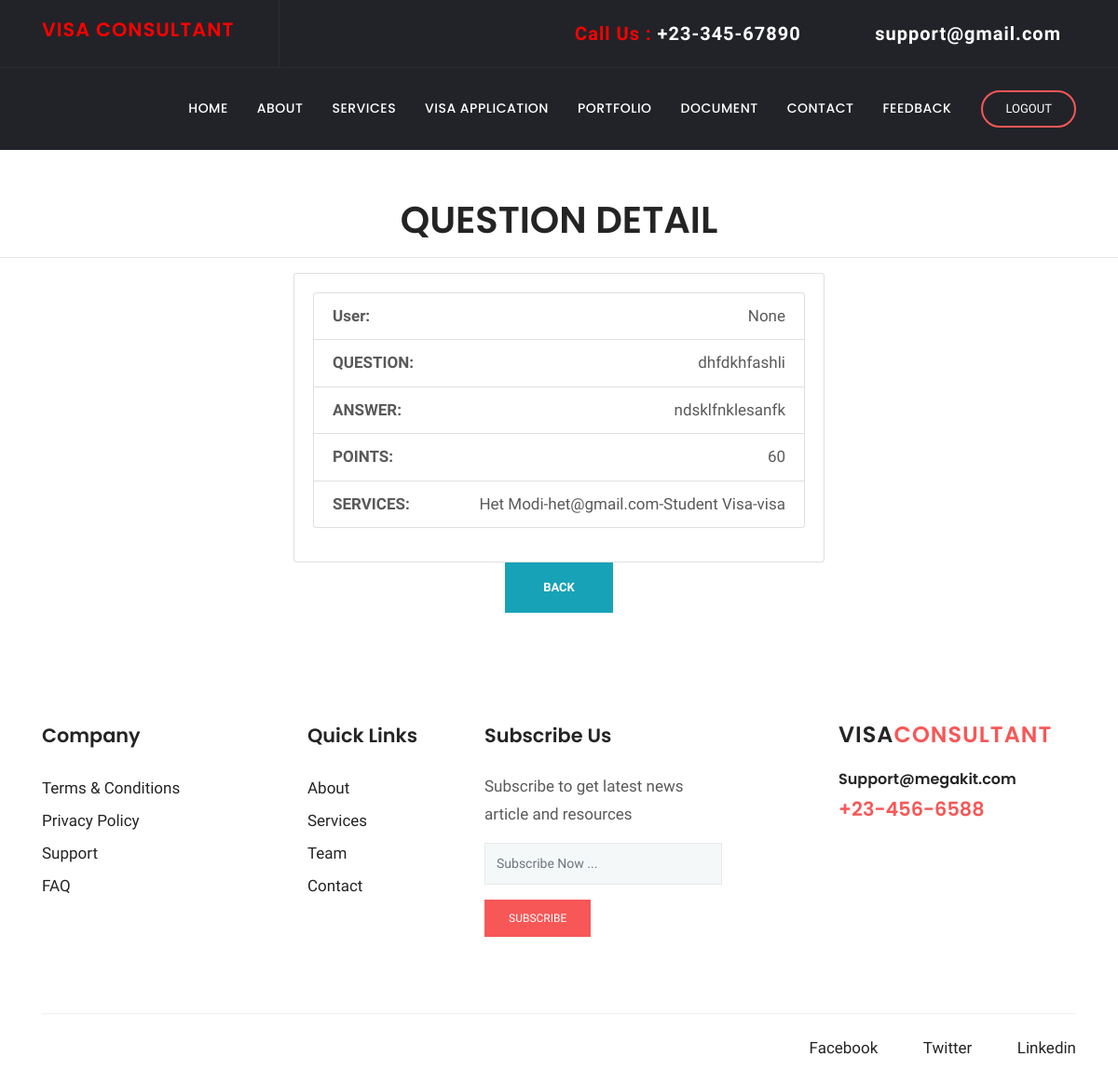
The app's page /questions/detail/1 with its own data.
### questions/models.py (models this page shows, shortened)
class question(models.Model):
    client=models.ForeignKey(user,on_delete=models.CASCADE, related_name='master_question', null=True, blank=True)
    QUESTION=models.CharField(max_length=50, null=True, blank=True)
    ANSWER=models.CharField(max_length=50, null=True, blank=True)
    POINTS=models.IntegerField(null=True, blank=True)
    services=models.ForeignKey(service_details,on_delete=models.CASCADE, related_name='master_question', blank=True,null=True)

### services_details/models.py (models this page shows, shortened)
class service_details(models.Model):
    SERVICE_ID=models.ForeignKey(service,on_delete=models.CASCADE, related_name='service_detail', blank=True,null=True)
    SERVICE_DETAIL_NAME=models.CharField(max_length=25, null=True, blank=True)
    def __str__(self):
        return f"{self.SERVICE_ID}-{self.SERVICE_DETAIL_NAME}"

### services/models.py (models this page shows, shortened)
class service(models.Model):
    client=models.ForeignKey(user,on_delete=models.CASCADE, related_name='service', null=True, blank=True)
    choice=(
        ('IELTS Inquiry','IELTS Inquiry'),
        ('Immigration Visa', 'Immigration Visa'),
        ('Non-Immigration Visa', 'Non-Immigration Visa'),
        ('Visitor Visa', 'Visitor Visa'),
        ('Student Visa', 'Student Visa'),
        ('Business Visa', 'Business Visa'),
        ('Permanent Residence', 'Permanent Residence')
    )
    SERVICE_NAME=models.CharField(max_length=25, choices=choice, null=True, blank=True)
    def __str__(self):
        return f"{self.client}-{self.SERVICE_NAME}"

### client/models.py (models this page shows, shortened)
class user(models.Model):
    EMAIL_ID=models.CharField(max_length=25, null=True, blank=True)
    PHONE_NO=models.IntegerField(null=True, blank=True)
    PASSWORD=models.CharField(max_length=25, null=True, blank=True)
    NAME=models.CharField(max_length=25, null=True, blank=True)
    choice1=(
        ('male','male'),
        ('female','female'),
        ('other','other')
    )
    GENDER=models.CharField(max_length=25,choices=choice1, null=True, blank=True)
    ADDRESS=models.TextField(max_length=25, null=True, blank=True)
    ROLE=models.IntegerField(null=True, blank=True)
    choice2=(
        ('ACTIVE','ACTIVE'),
        ('INACTIVE','INACTIVE')
    )
    STATUS=models.CharField(max_length=25,choices=choice2, null=True, blank=True)
    def __str__(self):
        return f"{self.NAME}-{self.EMAIL_ID}"

### questions/views.py (the view)
# urls.py: path("detail/<int:pk>", DetailQuestionView.as_view(), name="question-detail"),
class DetailQuestionView(DetailView):
    model = question
    fields = '__all__'
    success_url = '/questions/view'

### questions/templates/questions/question_detail.html (shortened to what this page needs)
{% load static %}
{% block css %}
      <link rel="stylesheet" href="{% static 'plugins/bootstrap/css/bootstrap.min.css' %}">
      <link rel="stylesheet" href="{% static 'plugins/themify/css/themify-icons.css' %}">
      <link rel="stylesheet" href="{% static 'plugins/fontawesome/css/all.css' %}">
      <link rel="stylesheet" href="{% static 'plugins/magnific-popup/dist/magnific-popup.css' %}">
      <link rel="stylesheet" href="{% static 'plugins/slick-carousel/slick/slick.css' %}">
      <link rel="stylesheet" href="{% static 'plugins/slick-carousel/slick/slick-theme.css' %}">
      <link rel="stylesheet" href="{% static 'css/style.css' %}">
{% endblock %}
{% block body %}
<header class="navigation">
	<div class="header-top ">
		<div class="container">
			<div class="row justify-content-between align-items-center">
				<div class="col-lg-3 col-md-3">
					<div class="header-top-socials text-left text-lg-left text-md-left">
                        <div>
                          <a class="navbar-brand" href="{% url 'index' %}">
                            <span>
                                <h4 STYLE="color: red">VISA CONSULTANT</h4>
                            </span>
                          </a>
                        </div>
					</div>
				</div>
				<div class="col-lg-8 col-md-8 text-center text-lg-right text-md-right">
					<div class="header-top-info">
						<a href="tel:+23-345-67890" class="navbar-brand" style="color: red">Call Us : <span>+23-345-67890</span></a>
						<a href="mailto:support@gmail.com" class="navbar-brand" style="color: red"><i class="fa fa-envelope mr-2"></i><span>support@gmail.com</span></a>
					</div>
				</div>
			</div>
		</div>
	</div>
	<nav class="navbar navbar-expand-lg  py-4" id="navbar">
		<div class="container">
		  <div class="collapse navbar-collapse text-center" id="navbarsExample09">
			<ul class="navbar-nav ml-auto">
			  <li class="nav-item active">
				<a class="nav-link" href="{% url 'index' %}">Home <span class="sr-only">(current)</span></a>
			  </li>
			  <li class="nav-item dropdown">
					<a class="nav-link dropdown-toggle" href="{% url 'about' %}" id="dropdown03" data-toggle="dropdown" aria-haspopup="true" aria-expanded="false">About</a>
			  </li>
			   <li class="nav-item dropdown">
					<a class="nav-link dropdown-toggle" href="{% url 'service_form' %}" id="dropdown05" data-toggle="dropdown" aria-haspopup="true" aria-expanded="false">Services</a>
			  </li>
			   <li class="nav-item dropdown">
					<a class="nav-link dropdown-toggle" href="{% url 'visa_form' %}" id="dropdown05" data-toggle="dropdown" aria-haspopup="true" aria-expanded="false">Visa Application</a>
			  </li>
			   <li class="nav-item"><a class="nav-link" href="{% url 'project' %}">Portfolio</a></li>
			   <li class="nav-item dropdown">
					<a class="nav-link dropdown-toggle" href="{% url 'document_form' %}" id="dropdown05" data-toggle="dropdown" aria-haspopup="true" aria-expanded="false">Document</a>
			  </li>
			   <li class="nav-item"><a class="nav-link" href="{% url 'contact_form' %}">Contact</a></li>
			   <li class="nav-item"><a class="nav-link" href="{% url 'feedback_form' %}">Feedback</a></li>
			</ul>
			<form class="form-lg-inline my-2 my-md-0 ml-lg-4 text-center">
			  <a href="{% url 'logout' %}" class="btn btn-solid-border btn-round-full">Logout</a>
			</form>
		  </div>
		</div>
	</nav>
</header>
    <h1 align="center"> QUESTION DETAIL </h1>
    <hr/>
    <form method="post">
         <div align="center">
            <div class="col-md-6" align="left">
            <div class="card card-primary card-outline" class="col-md-4">
              <div class="card-body box-profile">
                <ul class="list-group list-group-unbordered mb-3" >
                    <li class="list-group-item">
                    <b> User: </b> <a class="float-right">{{ object.client }}</a>
                    </li>
                    <li class="list-group-item">
                    <b> QUESTION: </b> <a class="float-right">{{ object.QUESTION }}</a>
                    </li>
                     <li class="list-group-item">
                     <b> ANSWER: </b> <a class="float-right">{{ object.ANSWER }}</a>
                     </li>
                     <li class="list-group-item">
                     <b> POINTS: </b> <a class="float-right">{{ object.POINTS }}</a>
                     </li>
                     <li class="list-group-item">
                     <b> SERVICES: </b> <a class="float-right">{{ object.services }}</a>
                     </li>
                </ul>
              </div>
            </div>
    </div>
             <div align="center">
                 <a href="{% url 'question-view' %}" class="btn btn-info"><b>Back</b></a>
            </div>
    </div>
    </form>
<footer class="footer section">
	<div class="container">
		<div class="row">
			<div class="col-lg-3 col-md-6 col-sm-6">
				<div class="widget">
					<h4 class="text-capitalize mb-4">Company</h4>
					<ul class="list-unstyled footer-menu lh-35">
						<li><a href="#">Terms & Conditions</a></li>
						<li><a href="#">Privacy Policy</a></li>
						<li><a href="#">Support</a></li>
						<li><a href="#">FAQ</a></li>
					</ul>
				</div>
			</div>
			<div class="col-lg-2 col-md-6 col-sm-6">
				<div class="widget">
					<h4 class="text-capitalize mb-4">Quick Links</h4>
					<ul class="list-unstyled footer-menu lh-35">
						<li><a href="{% url 'about' %}">About</a></li>
						<li><a href="{% url 'service_form' %}">Services</a></li>
						<li><a href="{% url 'about' %}">Team</a></li>
						<li><a href="{% url 'contact_form' %}">Contact</a></li>
					</ul>
				</div>
			</div>
			<div class="col-lg-3 col-md-6 col-sm-6">
				<div class="widget">
					<h4 class="text-capitalize mb-4">Subscribe Us</h4>
					<p>Subscribe to get latest news article and resources  </p>
					<form action="#" class="sub-form">
						<input type="text" class="form-control mb-3" placeholder="Subscribe Now ...">
						<a href="#" class="btn btn-main btn-small">subscribe</a>
					</form>
				</div>
			</div>
			<div class="col-lg-3 ml-auto col-sm-6">
				<div class="widget">
					<div class="logo mb-4">
						<h3>VISA<span>CONSULTANT</span></h3>
					</div>
					<h6><a href="tel:+23-345-67890" >Support@megakit.com</a></h6>
					<a href="mailto:support@gmail.com"><span class="text-color h4">+23-456-6588</span></a>
				</div>
			</div>
		</div>
		<div class="footer-btm pt-4">
			<div class="row">
				<div class="col-lg-6">
				</div>
				<div class="col-lg-6 text-left text-lg-right">
					<ul class="list-inline footer-socials">
						<li class="list-inline-item"><a href="https://www.facebook.com/saleducationsal/"><i class="ti-facebook mr-2"></i>Facebook</a></li>
						<li class="list-inline-item"><a href="https://mobile.twitter.com/salcampus"><i class="ti-twitter mr-2"></i>Twitter</a></li>
						<li class="list-inline-item"><a href="https://www.linkedin.com/school/sal-college-of-engineering-113-/"><i class="ti-linkedin mr-2 "></i>Linkedin</a></li>
					</ul>
				</div>
			</div>
		</div>
	</div>
</footer>
{% endblock %}

### client/static/css/style.css (style rules this page uses)
h1, .h1, h2, .h2, h3, .h3, h4, .h4, h5, .h5, h6, .h6 { font-family: "Poppins", sans-serif; font-weight: 600; color: #242424; }
h1, .h1 { font-size: 2.5rem; }
h3, .h3 { font-size: 1.5rem; }
h4, .h4 { font-size: 1.3rem; line-height: 30px; }
h6, .h6 { font-size: 1rem; }
p { line-height: 30px; }
input[type="email"], input[type="password"], input[type="text"], input[type="tel"] { box-shadow: none; height: 45px; outline: none; font-size: 14px; }
.form-control { box-shadow: none; border-radius: 0; }
.btn { display: inline-block; font-size: 14px; font-size: 0.8125rem; font-weight: 400; padding: 1rem 2.5rem; text-transform: uppercase; border-radius: 0; transition: all 0.2s ease; }
.btn-main, .btn-transparent, .btn-small { background: #f75757; color: #fff; transition: all 0.2s ease; }
.btn-solid-border { border: 2px solid #f75757; background: transparent; color: #242424; }
.btn-small { padding: 10px 25px; font-size: 12px; }
.btn-round-full { border-radius: 50px; }
.section { padding: 100px 0; }
.text-color { color: #f75757; }
a { color: #242424; text-decoration: none; }
#navbar { background: #222328; box-shadow: 0 1px 2px rgba(0, 0, 0, 0.05); }
#navbar li { padding-left: 15px; }
#navbar .nav-link { font-family: "Poppins", sans-serif; font-weight: 500; color: #fff; text-transform: uppercase; font-size: 14px; letter-spacing: .5px; transition: all .25s ease; }
#navbar .btn { padding: .5rem 1.5rem; color: #fff; }
.header-top { background: #222328; color: #919194; border-bottom: 1px solid rgba(255, 255, 255, 0.05); }
.header-top .header-top-socials { border-right: 1px solid rgba(255, 255, 255, 0.05); padding: 12px 0px; }
.header-top .header-top-socials a { color: #919194; margin-right: 15px; font-size: 16px; }
.header-top .header-top-info { color: #919194; font-size: 16px; }
.header-top .header-top-info a span { color: #fff; }
.header-top .header-top-info a { margin-left: 35px; color: #919194; }
.navbar-brand { color: #fff; font-weight: 600; letter-spacing: 1px; }
.navbar-brand span { color: #f75757; }
.dropdown-toggle::after { display: none; }
.widget { margin-bottom: 30px; padding-bottom: 35px; }
.footer { padding-bottom: 10px; }
.lh-35 { line-height: 35px; }
.logo { color: #242424; font-weight: 600; letter-spacing: 1px; }
.logo span { color: #f75757; }
.sub-form { position: relative; }
.sub-form .form-control { border: 1px solid rgba(0, 0, 0, 0.06); background: #f5f8f9; }
.footer-btm { border-top: 1px solid rgba(0, 0, 0, 0.06); }
.footer-socials li a { margin-left: 15px; }

### records on screen
question: client "None", QUESTION "dhfdkhfashli", ANSWER "ndsklfnklesanfk", POINTS "60", services "Het Modi-het@gmail.com-Student Visa-visa"
